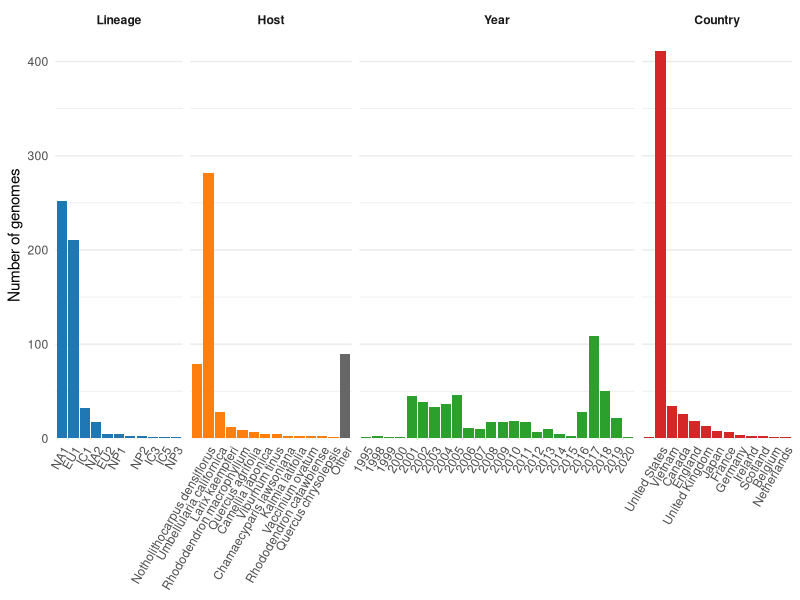
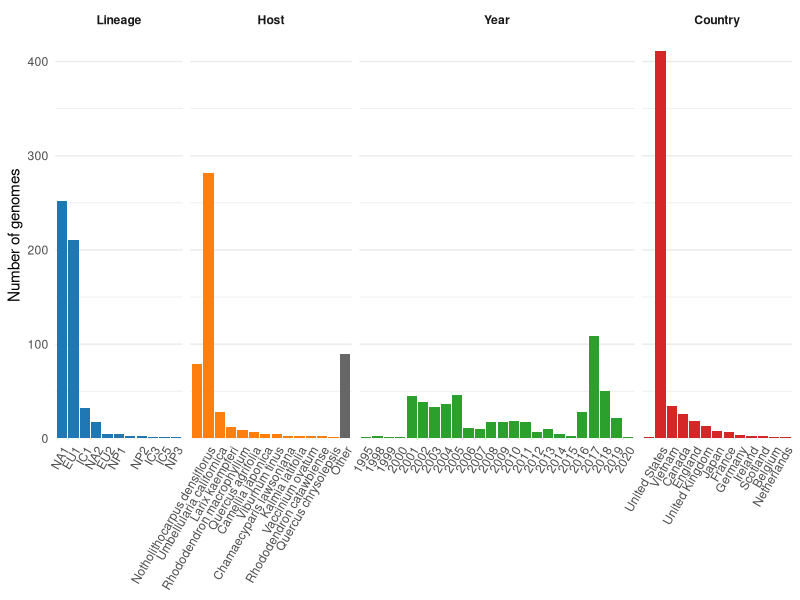
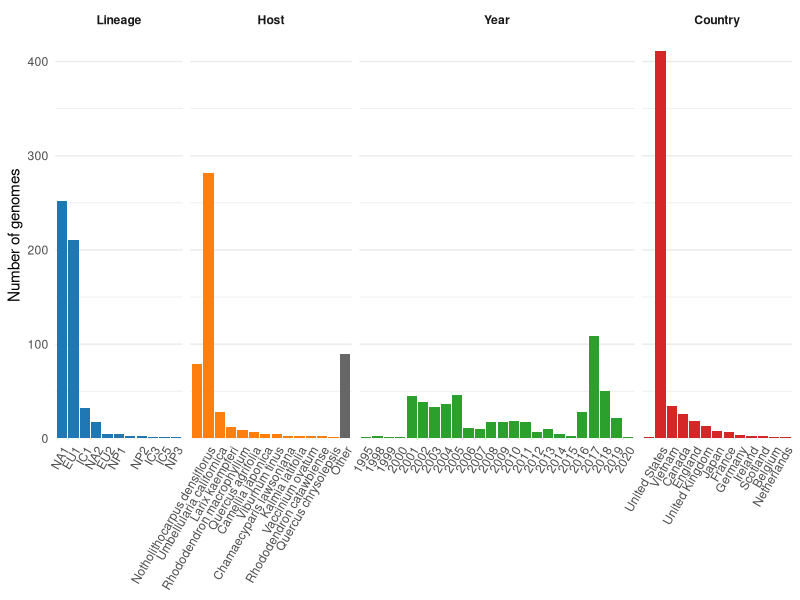

Recreate these plots in R, in order.
library(ggplot2)
library(dplyr)
library(tidyr)

# Read metadata
metadata <- read.delim("data/formatted_metadata.tsv", sep="\t", stringsAsFactors = FALSE)
metadata$year <- as.character(metadata$year)

# Define categories to plot with their display names
categories <- c(
  lineage = "Lineage",
  host_species = "Host", 
  year = "Year",
  Country = "Country"
)

# Prepare data for plotting
plot_data <- bind_rows(lapply(names(categories), function(col) {
  out <- metadata %>%
    count(value = !!sym(col)) %>%
    mutate(category = categories[col]) %>%
    select(category, value, n)
  if (col == 'year') {
    out <- arrange(out, as.numeric(value))
  } else {
    out <- arrange(out, desc(n))
  }
  return(out)
})) %>%
  mutate(category = factor(category, levels = c("Lineage", "Host", "Year", "Country"))) %>%
  arrange(value == "Unknown", value == "Other") %>%
  mutate(value = factor(value, levels = unique(value)))

# Create custom color palette
category_colors <- c(
  "Lineage" = "#1f77b4",
  "Host" = "#ff7f0e", 
  "Year" = "#2ca02c",
  "Country" = "#d62728"
)

# Create plot
abund_plot <- ggplot(plot_data, aes(x = value, y = n, fill = category)) +
  geom_col() +
  facet_grid(.~category, scales = "free_x", space = "free_x",
             labeller = labeller(category = setNames(names(category_colors), names(category_colors)))) +
  scale_fill_manual(values = category_colors) +
  labs(x = NULL, y = "Number of genomes") +
  theme_minimal() +
  theme(axis.text.x = element_text(angle = 60, hjust = 1),
        legend.position = "none",
        panel.grid.major.x = element_blank(),
        strip.text = element_text(face = "bold")) +
  scale_y_continuous(expand = expansion(mult = c(0, 0.05))) +
  # Handle special cases for Unknown/Other
  geom_col(data = subset(plot_data, value %in% c("Unknown", "Other")), 
           aes(fill = value)) +
  scale_fill_manual(values = c(category_colors, 
                               "Unknown" = "#444444", 
                               "Other" = "#666666"),
                    guide = "none")
abund_plot
ggsave(abund_plot, path = 'results', filename = 'genome_abundance_plot.pdf', height = 3, width = 9)
ggsave(abund_plot, path = 'results', filename = 'genome_abundance_plot.png', height = 3, width = 9)
